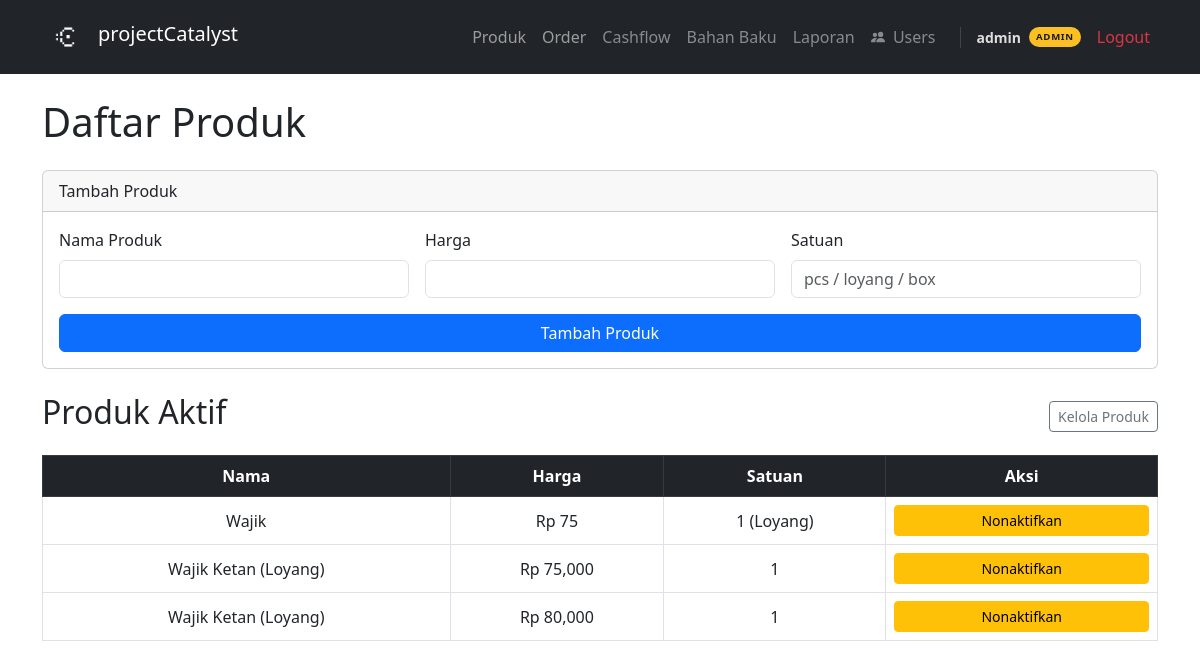
Screenshot of /products (signed in) with the database file from the repository.
### tables this page shows
CREATE TABLE users (id INTEGER PRIMARY KEY AUTOINCREMENT, username TEXT UNIQUE NOT NULL, password_hash TEXT NOT NULL, created_at TIMESTAMP DEFAULT CURRENT_TIMESTAMP, role TEXT NOT NULL DEFAULT 'user');

CREATE TABLE products (
    id          INTEGER PRIMARY KEY AUTOINCREMENT,
    name        TEXT NOT NULL,
    price       REAL NOT NULL,
    unit        TEXT NOT NULL,
    is_active   INTEGER DEFAULT 1,
    created_at  TEXT DEFAULT CURRENT_TIMESTAMP
);

### app.py (the view)
@app.route('/products')
@login_required
def products():
    all_products = get_all_products()
    return render_template('products.html', products=all_products)

### app.py (called while the page is built)
@login_manager.user_loader
def load_user(user_id):
    row = get_user_by_id(user_id)
    if row:
        return User(row['id'], row['username'], row['password_hash'], row['role'])
    return None

    @property
    def is_admin(self):
        return self.role == 'admin'

### database/db.py (called while the page is built)
def get_connection():
    conn = sqlite3.connect(DB_PATH)
    conn.row_factory = sqlite3.Row
    conn.execute("PRAGMA foreign_keys = ON")
    return conn

def get_user_by_id(user_id):
    conn = get_connection()
    user = conn.execute('SELECT * FROM users WHERE id = ?', (user_id,)).fetchone()
    conn.close()
    return user

def get_all_products():
    conn = get_connection()
    products = conn.execute(
        "SELECT * FROM products WHERE is_active = 1 ORDER BY name"
    ).fetchall()
    conn.close()
    return products

### templates/products.html (shortened to what this page needs)
{% extends 'base.html' %}
{% block content %}
<h1 class="mb-4">Daftar Produk</h1>
{% if current_user.is_admin %}
<div class="card mb-4">
    <div class="card-header">Tambah Produk</div>
    <div class="card-body">
        <form action="/products/add" method="POST">
            <div class="row g-3">
                <div class="col-12 col-md-4">
                    <label class="form-label">Nama Produk</label>
                    <input type="text" name="name" class="form-control" required>
                </div>
                <div class="col-12 col-md-4">
                    <label class="form-label">Harga</label>
                    <input type="number" name="price" class="form-control" required>
                </div>
                <div class="col-12 col-md-4">
                    <label class="form-label">Satuan</label>
                    <input type="text" name="unit" class="form-control" placeholder="pcs / loyang / box" required>
                </div>
            </div>
            <button type="submit" class="btn btn-primary mt-3 w-100 w-md-auto">Tambah Produk</button>
        </form>
    </div>
</div>
{% endif %}
<div class="d-flex justify-content-between align-items-center mb-3">
    <h2>Produk Aktif</h2>
    {% if current_user.is_admin %}
    <a href="/products/manage" class="btn btn-outline-secondary btn-sm">Kelola Produk</a>
    {% endif %}
</div>
{% if products %}
<div class="table-responsive">
<table class="table table-bordered table-hover">
    <thead class="table-dark">
        <tr>
            <th>Nama</th>
            <th>Harga</th>
            <th>Satuan</th>
            <th>Aksi</th>
        </tr>
    </thead>
    <tbody>
        {% for product in products %}
            <tr>
                <td>{{ product['name'] }}</td>
                <td>Rp {{ "{:,.0f}".format(product['price']) }}</td>
                <td>{{ product['unit'] }}</td>
                <td>
                    {% if current_user.is_admin %}
                    <form action="/products/delete/{{ product['id'] }}" method="POST"
                          onsubmit="return confirm('Nonaktifkan produk ini?')">
                        <button type="submit" class="btn btn-warning btn-sm w-100">Nonaktifkan</button>
                    </form>
                    {% else %}
                    <span class="text-muted small">—</span>
                    {% endif %}
                </td>
            </tr>
        {% endfor %}
    </tbody>
</table>
</div>
{% else %}
<p class="text-muted">Belum ada produk. Tambahkan produk pertama!</p>
{% endif %}
{% endblock %}

### templates/base.html (shortened to what this page needs)
<!DOCTYPE html>
<html lang="id">
<head>
    <link href="https://cdnjs.cloudflare.com/ajax/libs/bootstrap/5.3.0/css/bootstrap.min.css" rel="stylesheet">
</head>
<body>
<nav class="navbar navbar-expand-lg navbar-dark bg-dark">
    <div class="container">
        <a class="navbar-brand d-flex align-items-center gap-2" href="/">
            <img src="/static/logo.png" height="48" width="48" style="vertical-align: middle">
            <span style="margin-bottom: 6px">projectCatalyst</span>
        </a>
        <div class="collapse navbar-collapse" id="navmenu">
            <ul class="navbar-nav ms-auto align-items-lg-center">
                <li class="nav-item"><a class="nav-link" href="/products">Produk</a></li>
                <li class="nav-item"><a class="nav-link" href="/orders">Order</a></li>
                {% if current_user.is_authenticated and current_user.is_admin %}
                <li class="nav-item admin-only"><a class="nav-link" href="/cashflow">Cashflow</a></li>
                <li class="nav-item admin-only"><a class="nav-link" href="/ingredients">Bahan Baku</a></li>
                <li class="nav-item admin-only"><a class="nav-link" href="/reports">Laporan</a></li>
                <li class="nav-item admin-only">
                    <a class="nav-link" href="/admin/users">
                        Users
                    </a>
                </li>
                {% endif %}
                {% if current_user.is_authenticated %}
                <li class="nav-item ms-lg-3 d-flex align-items-center gap-2" style="border-left: 1px solid rgba(255,255,255,0.15); padding-left: 1rem;">
                    <span class="text-white small fw-semibold" style="opacity:.85">{{ current_user.username }}</span>
                    <span class="role-badge {{ current_user.role }}">{{ current_user.role }}</span>
                </li>
                {% endif %}
                <li class="nav-item ms-lg-2">
                    <a class="nav-link text-danger" href="{{ url_for('logout') }}">Logout</a>
                </li>
            </ul>
        </div>
    </div>
</nav>
<div class="container mt-4">
    {% block content %}{% endblock %}
</div>
</body>
</html>

### templates/base.html (style rules this page uses)
.btn { transition: all 0.2s ease; }
.card { transition: all 0.2s ease; cursor: pointer; }
.nav-link { transition: all 0.2s ease; position: relative; }
.nav-link::after { content: ''; position: absolute; bottom: 0; left: 0; width: 0; height: 2px; background: #fff; transition: width 0.3s ease; }
.table tbody tr:nth-child(even) { background-color: #eef2ff; }
.table td { text-align: center; vertical-align: middle; }
.table th { text-align: center; vertical-align: middle; }
.role-badge { font-size: 0.6rem; font-weight: 800; letter-spacing: 0.07em; padding: 2px 7px; border-radius: 999px; text-transform: uppercase; line-height: 1.6; display: inline-block; }
.role-badge.admin { background: #fbbf24; color: #1a1a1a; }
.nav-item.admin-only { opacity: 0.85; }

### rows the page displays
users: username "admin", role "ADMIN"
products: name "Wajik", price "75", unit "1 (Loyang)"
products: name "Wajik Ketan (Loyang)", price "75,000", unit "1"
products: name "Wajik Ketan (Loyang)", price "80,000", unit "1"
